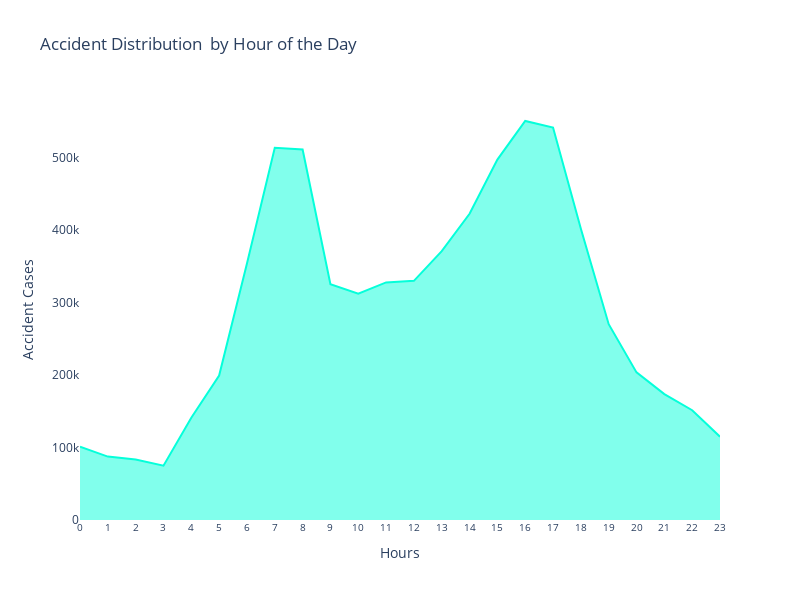

Notebook source saved alongside this figure:
### Code cell
## TRAFFIC ACCIDENTS - HOURLY ANALYSIS - AREAPLOT ##

import pandas as pd
import plotly.graph_objects as go
import pyspark.sql.functions as F

# Compute the count of cases for each hour
hour_df = df_pyspark_clean.select(F.hour('Start_Time').alias('Hours')).groupBy('Hours').count()

# Convert the PySpark DataFrame to Pandas DataFrame
hour_df_pd = hour_df.toPandas()

# Rename the columns
hour_df_pd = hour_df_pd.rename(columns={'Hours': 'Hours', 'count': 'Cases'})

# Sort the DataFrame by the 'Hours' column in ascending order
hour_df_pd = hour_df_pd.sort_values('Hours')

# Create the line plot
fig = go.Figure(data=go.Scatter(
    x=hour_df_pd['Hours'],
    y=hour_df_pd['Cases'],
    mode='lines',
    line=dict(color='#05ffda', width=2),
    fill='tozeroy'  # Fill the area below the line
))

# Configure the layout
fig.update_layout(
    title='\nAccident Distribution \nby Hour of the Day\n',
    xaxis=dict(
        tickmode='linear',
        tick0=0,  # Start the tick from 0
        dtick=1,  # Set the tick interval to 1
        range=[0, 23],  # Set the x-axis range from 0 to 23
        tickfont=dict(size=10)  # Adjust the tick font size
    ),
    xaxis_title='\nHours\n',
    yaxis_title='\nAccident Cases\n',
    plot_bgcolor='white',
    showlegend=False,
    height=600,
    width=800
)

# Show the figure
fig.show()

### Figure 1 — Plotly figure (JSON) as saved in the notebook; plotly's stock layout.template omitted (floating-point values rounded to 4 significant figures)
{"data": [{"fill": "tozeroy", "line": {"color": "#05ffda", "width": 2}, "mode": "lines", "type": "scatter", "x": [0, 1, 2, 3, 4, 5, 6, 7, 8, 9, 10, 11, 12, 13, 14, 15, 16, 17, 18, 19, 20, 21, 22, 23], "y": [101263, 87536, 83611, 74963, 141137, 199384, 353936, 513608, 511247, 325306, 312279, 327885, 330050, 371032, 422614, 497413, 550671, 541680, 402037, 270234, 203695, 173765, 151459, 115034]}], "layout": {"height": 600, "plot_bgcolor": "white", "showlegend": false, "title": {"text": "\nAccident Distribution \nby Hour of the Day\n"}, "width": 800, "xaxis": {"dtick": 1, "range": [0, 23], "tick0": 0, "tickfont": {"size": 10}, "tickmode": "linear", "title": {"text": "\nHours\n"}, "type": "linear"}, "yaxis": {"autorange": true, "range": [0, 579700.0], "title": {"text": "\nAccident Cases\n"}, "type": "linear"}}}
